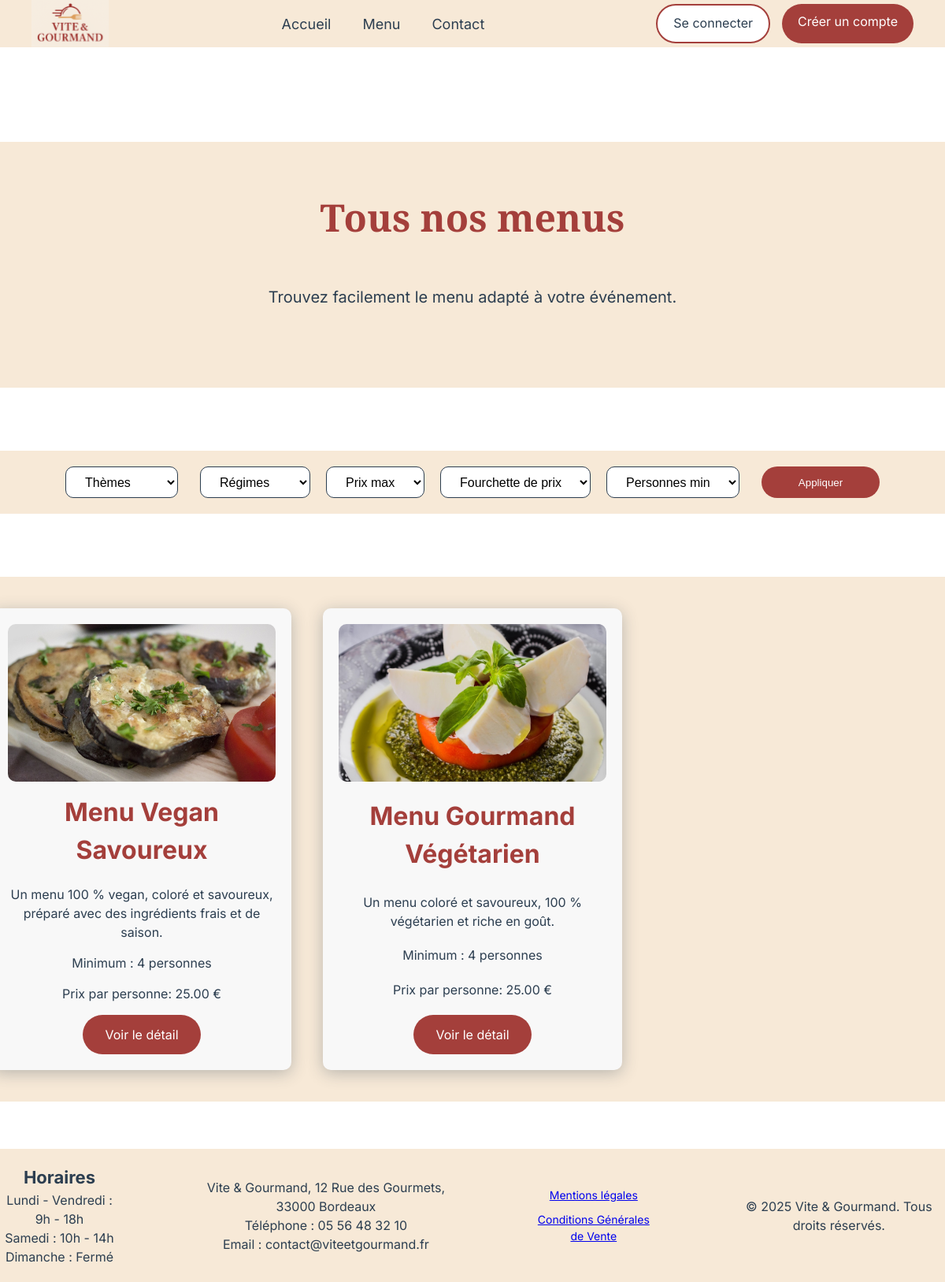
The page /menus.php?theme=Classique on the database its author committed.
### tables this page shows
CREATE TABLE menu (
    id INT PRIMARY KEY AUTO_INCREMENT,
    nom VARCHAR(100) NOT NULL,
    description TEXT,
    theme VARCHAR(100),
    regime VARCHAR(100),
    nb_personnes_min INT NOT NULL,
    prix_base DECIMAL(10, 2) NOT NULL,
    stock INT NOT NULL,
    image VARCHAR(255)
);

### models/menuModel.php (called while the page is built, shortened)
<?php
function getFilteredMenus(PDO $pdo, array $filters): array
{
    $sql = "
        SELECT id, nom, description, nb_personnes_min, image, prix_base
        FROM menu
        WHERE 1=1
    ";
    $params = [];
    if (!empty($filters['theme'])) {
        $sql .= " AND theme = :theme";
        $params['theme'] = $filters['theme'];
    }
    $stmt = $pdo->prepare($sql);
    $stmt->execute($params);
    return $stmt->fetchAll(PDO::FETCH_ASSOC);
}

### partials/menu-card.php (the view)
<div class="menu-item">
            <img
                src="assets/images/<?= htmlspecialchars($menu['image']) ?>"
                alt="Menu <?= htmlspecialchars($menu['nom']) ?>"
            >
            <h2><?= htmlspecialchars($menu['nom']) ?></h2>
            <p><?= htmlspecialchars($menu['description']) ?></p>
            <p>Minimum : <?= (int)$menu['nb_personnes_min'] ?> personnes</p>
            <p>Prix par personne: <?= number_format((float)$menu['prix_base'], 2) ?> €</p>
            <a href="detail-menu.php?id=<?= $menu['id'] ?>" class="btn-menu">
                Voir le détail
            </a>
        </div>

### public/menus.php (shortened to what this page needs)
<?php
require_once __DIR__ . '/../config/database.php';
require_once __DIR__ . '/../models/menuModel.php';
?>
<!DOCTYPE html>
<html lang="fr">
<head>
    <?php
    require_once __DIR__ . '/../partials/head.php';
    ?>
</head>
<body>
    <?php require_once __DIR__ . '/../partials/header.php'; ?>
    <section class="hero-section commandes-hero">
            <h1>Tous nos menus</h1>
            <p>Trouvez facilement le menu adapté à votre événement.</p>
    </section>
    <?php
        $filters = [
        'theme' => $_GET['theme'] ?? null,
        'regime' => $_GET['regime'] ?? null,
        'nb_personnes_min' => $_GET['nb_personnes_min'] ?? null,
        'prix_max' => $_GET['prix_max'] ?? null,
        'fourchette_prix' => $_GET['fourchette_prix'] ?? null,
    ];
    $menus = getFilteredMenus($pdo, $filters);
    ?>
    <form method="GET" class="filtres">
    <select name="theme" class="filtre-btn filtre-visible">
        <option value="">Thèmes</option>
    </select>
    <div class="filtres-avances" id="filtres-avances">
        <select name="regime" class="filtre-btn">
            <option value="">Régimes</option>
        </select>
        <select name="prix_max" class="filtre-btn">
            <option value="">Prix max</option>
        </select>
        <select name="fourchette_prix" class="filtre-btn">
            <option value="">Fourchette de prix</option>
        </select>
        <select name="nb_personnes_min" class="filtre-btn">
            <option value="">Personnes min</option>
        </select>
    </div>
    <button type="submit" class="filtre-appliquer">
        Appliquer
    </button>
</form>
<section class="menus-list">
    <?php foreach ($menus as $menu): ?>
        <?php require __DIR__ . '/../partials/menu-card.php'; ?>
    <?php endforeach; ?>
</section>
    <?php require_once __DIR__ . '/../partials/footer.php'; ?>
</body>
</html>

### partials/head.php (shortened to what this page needs)
<link rel="stylesheet" href="assets/css/style.css">

### partials/header.php (shortened to what this page needs)
<header>
  <div class="header-container">
    <img src="assets/images/logo.svg" alt="logo Vite & Gourmand">
    <nav class="main-nav" id="main-nav">
      <ul>
        <li><a href="index.php">Accueil</a></li>
        <li><a href="menus.php">Menu</a></li>
        <li><a href="contact.php">Contact</a></li>
      </ul>
      <div class="buttons">
        <a href="connexion.php" class="connect-button">Se connecter</a>
        <a href="inscription.php" class="signup-button">Créer un compte</a>
      </div>
    </nav>
  </div>
</header>

### partials/footer.php (shortened to what this page needs)
<footer>
        <div class="footer-container">
            <div class="horaires">
                <h3>Horaires</h3>
                <p>Lundi - Vendredi : 9h - 18h</p>
                <p>Samedi : 10h - 14h</p>
                <p>Dimanche : Fermé</p>
            </div>
            <div class="contact">
                <p>Vite & Gourmand, 12 Rue des Gourmets, 33000 Bordeaux</p>
                <p>Téléphone : 05 56 48 32 10</p>
                <p>Email : contact@viteetgourmand.fr </p>
            </div>
            <div class="legal">
                <a href="mentions-legales.php">Mentions légales</a>
                <a href="cgv.php">Conditions Générales de Vente</a>
            </div>
            <div class="copyright">
                <p>&copy; 2025 Vite & Gourmand. Tous droits réservés.</p>
            </div>
        </div>
    </footer>

### public/assets/css/style.css (style rules this page uses)
* { margin: 0; padding: 0; box-sizing: border-box; }
h2 { font-size: 32px; text-align: center; color: #A43F3B; margin-bottom: 20px; }
h3 { font-size: 22px; }
p { font-size: 16px; }
html, body { overflow-x: hidden; }
body { font-family: 'Inter', sans-serif; background-color: #FFFFFF; color: #2C3E50; line-height: 1.5; }
h1 { font-weight: bold; font-size: 48px; font-family: 'Playfair Display', serif; color: #A43F3B; }
.header-container { display: flex; align-items: center; background-color: #F7E9D7; height: 60px; width: 100%; margin-bottom: 120px; }
.header-container img { height: 60px; padding-left: 40px; }
.main-nav { display: flex; align-items: center; width: 100%; }
.main-nav ul { display: flex; gap: 40px; margin: 0 auto; }
.main-nav .buttons { display: flex; gap: 15px; margin-right: 40px; }
nav ul { list-style: none; display: flex; gap: 6.25rem; }
nav ul li a { text-decoration: none; color: #2C3E50; font-size: 18px; }
.signup-button, .connect-button { padding: 10px 20px; border-radius: 30px; cursor: pointer; height: 50px; width: auto; text-decoration: none; }
.signup-button { background-color: #A43F3B; color: white; border: none; }
.connect-button { background-color: white; color: #2C3E50; border: solid 2px #A43F3B; }
.footer-container { display: flex; flex-direction: row; justify-content: center; align-items: center; background-color: #F7E9D7; color: #2C3E50; text-align: center; padding: 20px 0; gap: 100px; }
.legal { display: flex; flex-direction: column; gap: 10px; font-size: 14px; }
.hero-section { display: flex; flex-direction: column; align-items: center; background-color: #F7E9D7; padding: 60px 20px; margin-bottom: 80px; }
.hero-section p { font-size: 20px; margin-bottom: 40px; }
.hero-section h1 { margin-bottom: 50px; }
.filtres { display: flex; flex-direction: row; justify-content: center; align-items: center; gap: 20px; margin-bottom: 80px; margin-top: 80px; background-color: #F7E9D7; padding: 20px 0; }
.filtre-btn { display: flex; align-items: center; justify-content: center; padding: 10px 20px; border: 1px solid #2C3E50; cursor: pointer; height: 40px; font-size: 16px; background-color: white; border-radius: 10px; margin-right: 8px; }
.filtre-appliquer { margin-right: 0; padding: 10px 20px; background-color: #A43F3B; color: white; border: none; border-radius: 30px; cursor: pointer; height: 40px; width: 150px; }
.filtres-avances { display: flex; flex-direction: row; gap: 12px; }
.menus-list { display: grid; grid-template-columns: repeat(3, 380px); justify-content: center; gap: 40px; background-color: #F7E9D7; padding: 40px 0; margin-bottom: 60px; }
.menu-item { display: flex; flex-direction: column; justify-content: space-between; background: #f8f8f8; padding: 20px 20px 0px 20px; border-radius: 10px; width: 380px; box-shadow: 0 4px 20px rgba(44, 62, 80, 0.3); max-width: 380px; }
.menu-item img { width: 100%; height: 200px; object-fit: cover; border-radius: 10px; margin-bottom: 15px; }
.menu-item p { text-align: center; margin-bottom: 15px; }
.btn-menu { display:inline-block; width:150px; height:50px; background: #A43F3B; color:white; text-decoration:none; line-height:50px; text-align:center; border-radius:30px; align-self:center; margin: 0 auto 20px auto; }

### rows shown on the page
menu: image (picture), nom "Menu Vegan Savoureux", description "Un menu 100 % vegan, coloré et savoureux, préparé avec des ingrédients frais et de saison.", nb_personnes_min "4", prix_base "25.00"
menu: image (picture), nom "Menu Gourmand Végétarien", description "Un menu coloré et savoureux, 100 % végétarien et riche en goût.", nb_personnes_min "4", prix_base "25.00"
